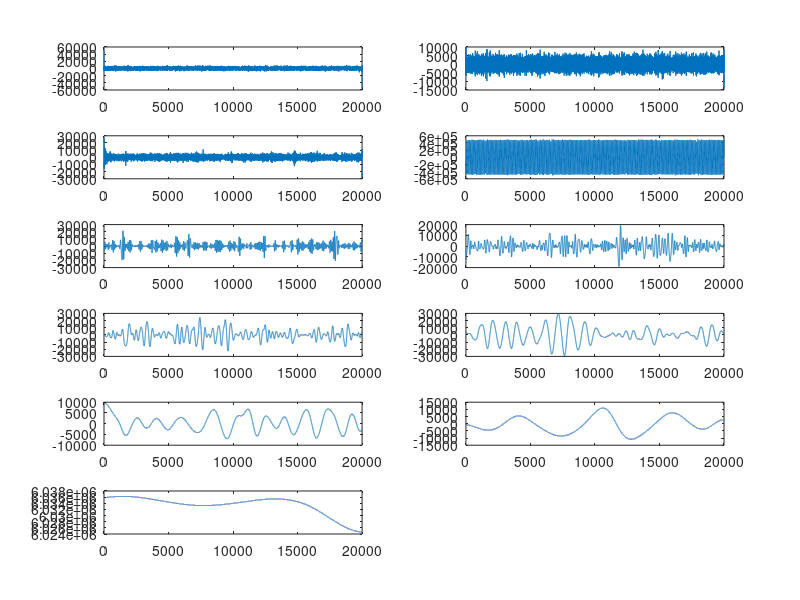
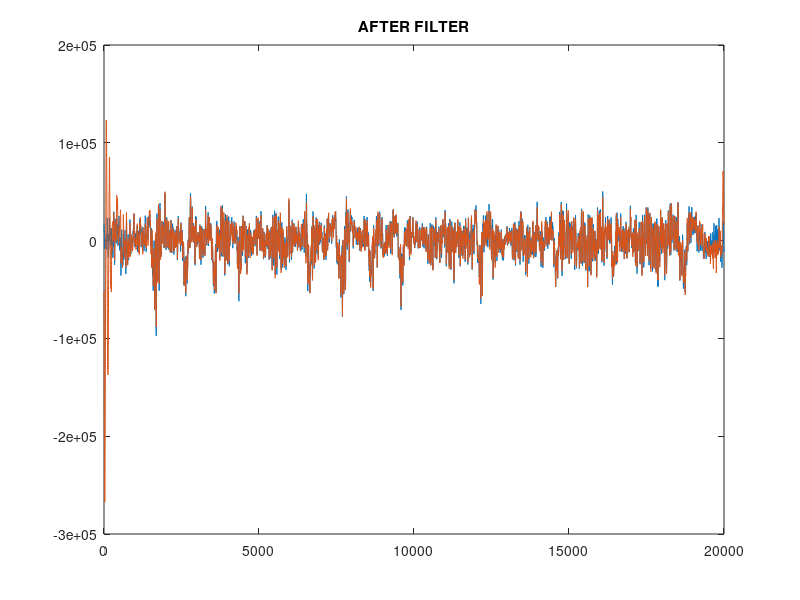
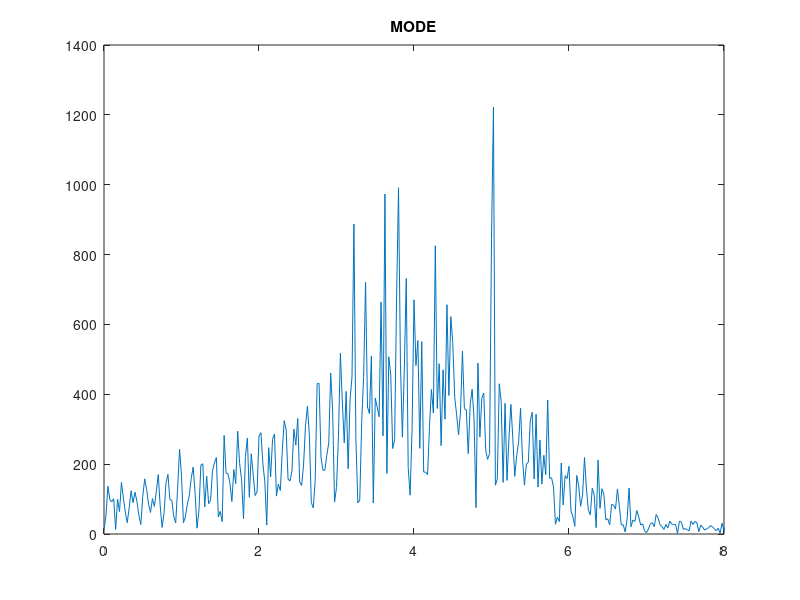
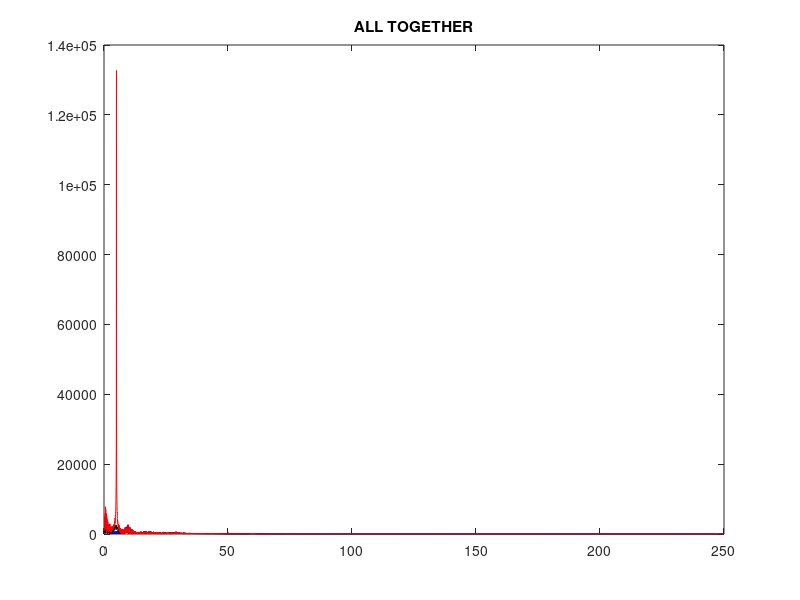

MATLAB code to generate these figures, in order: (Note: this script raises an error after producing the figures.)
[d,c]=butter(3,50/250,'low');
[b,a]=butter(3,0.5/250,'high');

lower = 2001;       %16000 long
upper = 18000; 

lower_sham = 7001;  %16000
upper_sham = 23000;

load('SMA_TEST_ERP_Sham.mat')

Sham_t1=128+15000;
Sham_t2=Sham_t1+29999;
ERP_Sham_SMA=filtfilt(b,a,filtfilt(d,c,EEG.Data_tACS_AF(1,Sham_t1:Sham_t2))); %30000 long
%%
%%original mode 4
load('CEEMDAN_FAST_20000_50_500_002_RESULTS')

modes = CEEMDAN_FAST_20000_50_500_002;

figure(1);
for i = 1:1:11
    subplot(6,2,i)
    plot(modes(i,:))
end 

Y = fft(modes(5,:));
Fs = 500;
L = 20000;
P2 = abs(Y/L);
P1 = P2(1:L/2+1);
P1(2:end-1) = 2*P1(2:end-1);
f = Fs*(0:(L/2))/L;
figure(55);
plot(f,P1) 
xlim([0 10])
title('MODE ORIGINAL')

%%
%%filtering mode 4
[n,o] = butter(3,[4.5/250 5.5/250],'stop');
[nb, ob] = butter(3,[4.99/250 5.01/250],'stop');

modes(4,:) = filtfilt(n,o,modes(4,:));
modes(5,:) = filtfilt(nb,ob,modes(5,:));
modes(3,:) = filtfilt(nb,ob,modes(3,:));
modes(6,:) = filtfilt(nb,ob,modes(6,:));

Y = fft(modes(5,:));
Fs = 500;
L = 20000;
P2 = abs(Y/L);
P1 = P2(1:L/2+1);
P1(2:end-1) = 2*P1(2:end-1);
f = Fs*(0:(L/2))/L;
figure(11);
plot(f,P1)
xlim([0 8])
title('MODE')

%% Reconstructed
reconstructed = zeros(1,20000);

for i= 1:1:11
        reconstructed(1,:) = reconstructed(1,:) + modes(i,:);
end

reconstructed_artif_free = reconstructed(1,:);

FREE_after_filter = filtfilt(b,a,filtfilt(d,c,reconstructed_artif_free));

Y = fft(FREE_after_filter);
P2 = abs(Y/L);
P1 = P2(1:L/2+1);
P1(2:end-1) = 2*P1(2:end-1);
f = Fs*(0:(L/2))/L;
%figure(9);
%plot(f,P1) 
%title('Free After filter')

%% SHAM RECONSTRUCTED

load('CEEMDAN_SHAM_PHANTOM_50_500_002_results.mat')

modes_of_sham = CEEMDAN_SHAM_PHANTOM_50_500_002;

reconstructed_SHAM(1,:) = zeros(1,20000);

for i= 1:1:12
        reconstructed_SHAM(1,:) = reconstructed_SHAM(1,:) + modes_of_sham(i,:);
end

SHAM_after_filter = filtfilt(b,a,filtfilt(d,c,reconstructed_SHAM));

Y2 = fft(ERP_Sham_SMA(1, 5001:25000));
P22 = abs(Y2/L);
P12 = P22(1:L/2+1);
P12(2:end-1) = 2*P12(2:end-1);
f = Fs*(0:(L/2))/L;
%figure(9);
%plot(f,P12, 'k')
%hold on
%plot(f,P1, 'b' )
%title('SHAM VS RECONSTRUCTED after filter')



%% raw data filtered
load('ERP_sham_test1_test2_cc.mat')

RAW_DATA = ERPTEST1.E1(1, 5001:25000);
data = filtfilt(nb,ob,RAW_DATA);
data_filtered =  filtfilt(b,a,filtfilt(d,c,data));

Y2 = fft(data_filtered);
P222 = abs(Y2/L);
P122 = P222(1:L/2+1);
P122(2:end-1) = 2*P122(2:end-1);
f = Fs*(0:(L/2))/L;
figure(19);
plot(f,P12, 'b')
hold on
plot(f,P1, 'k' )
hold on
plot(f, P122, 'r')
title('ALL TOGETHER')

%% COMPARISSON PLOT
figure(3);
plot(ERP_Sham_SMA(1, 5001: 25000))
hold on
plot(FREE_after_filter(1,:))
hold off
title('AFTER FILTER')


%%
%%COEFFICIENT
R1 = corrcoef(ERP_Sham_SMA(1, lower_sham: upper_sham), FREE_after_filter(1,lower:upper));
Coefficient = R1(1,2);

%%
%%RMS
RMS = 10^-3.*rms(ERP_Sham_SMA(1,lower_sham:upper_sham) - FREE_after_filter(1,lower:upper));

%%
%%SNR 
noise = (ERP_Sham_SMA(1,lower_sham:upper_sham) - FREE_after_filter(1,lower:upper));
SNR = (rms(FREE_after_filter(1,lower:upper) / rms(noise) ))^2;
SNR_DB = db(SNR, 'power');
%%
%%Coherence
[cxy,f2] = mscohere(ERP_Sham_SMA(1,lower_sham:upper_sham), FREE_after_filter(1,lower:upper), [],[],[],500);

%figure(2)
%plot(f2, cxy);







